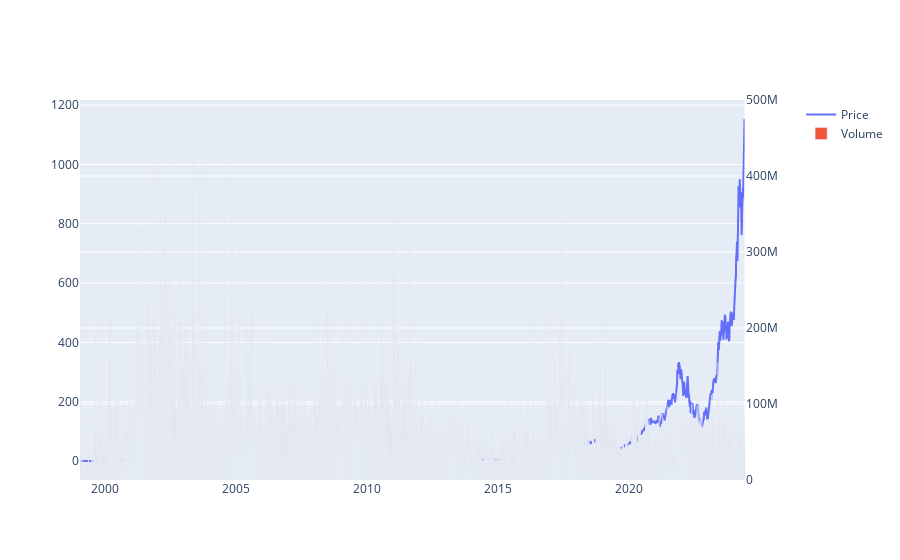

Source (notebook cell):
### Code cell
# rescale volume
fig2.update_yaxes(range=[0,500000000],secondary_y=True)
fig2.update_yaxes(visible=True, secondary_y=True)
fig2

### Figure 1 — Plotly figure (JSON) as saved in the notebook; plotly's stock layout.template omitted (floating-point values rounded to 4 significant figures; data arrays with more than 128 entries replaced by an {"elided": "..."} marker saying what was removed)
{"data": [{"name": "Price", "type": "scatter", "x": {"elided": "6380 str values"}, "xaxis": "x", "y": {"elided": "6380 float values"}, "yaxis": "y"}, {"name": "Volume", "type": "bar", "x": {"elided": "6380 str values"}, "xaxis": "x", "y": {"elided": "6380 int values"}, "yaxis": "y2"}], "layout": {"xaxis": {"anchor": "y", "domain": [0, 0.94]}, "yaxis": {"anchor": "x", "domain": [0, 1]}, "yaxis2": {"anchor": "x", "overlaying": "y", "range": [0, 500000000], "side": "right", "visible": true}}}
